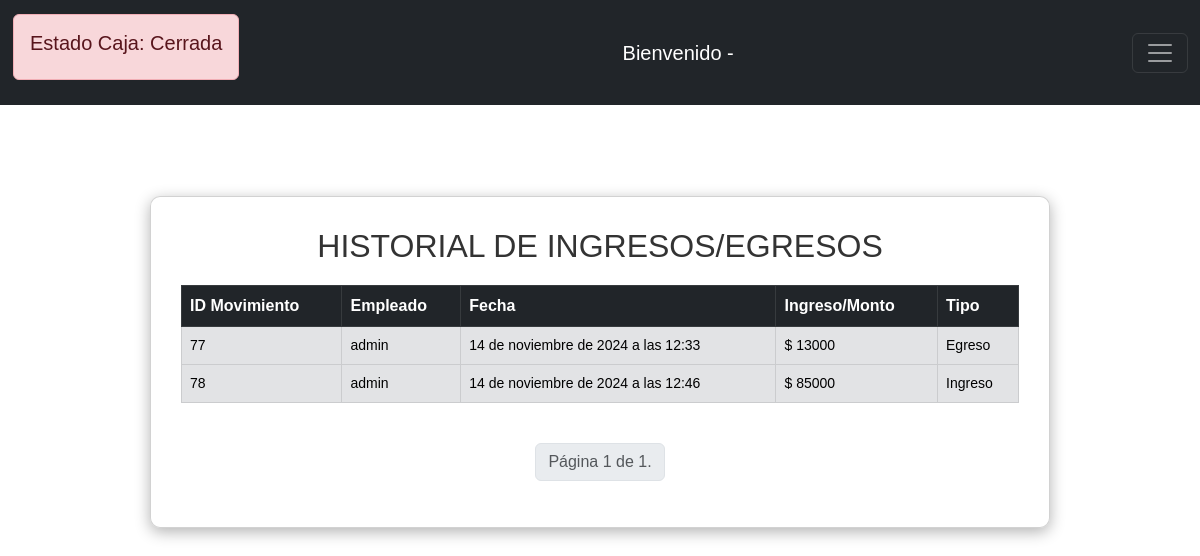
The page /historial_ingresos_egresos/ on the database its author committed.
### Caja/models.py (models this page shows)
class Dinero(models.Model):
    empleado=models.ForeignKey(Empleado,on_delete=models.CASCADE,null=True,blank=True)
    fecha_dinero=models.DateTimeField(default=datetime.now)
    ing_egre=models.IntegerField(verbose_name='Ingreso/Egreso')
    tipo_dinero=models.CharField(max_length=25, choices=Tipo_Dinero,default='')
    id_sesion=models.CharField(max_length=50,default='')

### Empleados/models.py (models this page shows, shortened)
class Empleado(AbstractUser):
    dni=models.IntegerField(null=True, blank=True, verbose_name="DNI")
    dirección=models.CharField(null=True, blank=True, max_length=150)
    telefono=models.IntegerField(null=True, blank=True)

### Matrix/views.py (the view)
# urls.py: path('historial_ingresos_egresos/', views.historial_ingresos_egresos,name='historial_ingresos_egresos'),
def historial_ingresos_egresos(request):
    ingresos_egresos=Dinero.objects.all().order_by('id')
    paginator=Paginator(ingresos_egresos,10)
    page_number=request.GET.get('page')
    page_obj= paginator.get_page(page_number)
    return render(request,'historial_ingresos_egresos.html',{'ingresos_egresos':ingresos_egresos,'page_obj':page_obj})

### templates/historial_ingresos_egresos.html (shortened to what this page needs)
{% extends 'menu.html' %}
{% load static %}
{% block extra_css %}
    <link rel="stylesheet" href="{% static 'css/historial_compras.css' %}">
{% endblock %}
{% block content %}
    <div class="contenedor card">
        <h2>HISTORIAL DE INGRESOS/EGRESOS</h2>
        <table class="table table-hover table-bordered">
            <tr class="table-dark">
                <th>ID Movimiento</th>
                <th>Empleado</th>
                <th>Fecha</th>
                <th>Ingreso/Monto</th>
                <th>Tipo</th>
            </tr>
            <tbody class="table-secondary">
                {% for ingreso_egreso in ingresos_egresos %}
                    <tr>
                        <td>{{ingreso_egreso.id}}</td>
                        <td>{{ingreso_egreso.empleado.username}}</td>
                        <td>{{ingreso_egreso.fecha_dinero}}</td>
                        <td>$ {{ingreso_egreso.ing_egre}}</td>
                        <td>{{ingreso_egreso.tipo_dinero}}</td>
                    </tr>
                {% endfor %}
            </tbody>
        </table>
        <div class="d-flex justify-content-center mt-4">
            <nav aria-label="Page navigation">
                <ul class="pagination">
                    <li class="page-item disabled">
                        <span class="page-link">Página {{ page_obj.number }} de {{ page_obj.paginator.num_pages }}.</span>
                    </li>
                </ul>
            </nav>
        </div>
    </div>
{% endblock %}

### static/css/menu.css (style rules this page uses)
nav { background-color: rgba(255, 255, 255, 0.9); }
body { font-family: 'Calibri', sans-serif; }

### static/css/historial_compras.css (style rules this page uses)
.contenedor { display: flex; justify-content: center; align-items: center; width: 100%; max-width: 900px; margin: 30px auto; }
body { background-color: white; }
.card { background-color: rgba(255, 255, 255, 0.7); border-radius: 10px; box-shadow: 0 4px 15px rgba(0, 0, 0, 0.3); padding: 30px; margin-top: 100px; transition: transform 0.3s; }
h2 { color: #333; text-align: center; margin-bottom: 20px; }
td { font-size: 14px; color: #333; }

### rows shown on the page
Dinero: id "77", empleado.username "admin", fecha_dinero "14 de noviembre de 2024 a las 12:33", ing_egre "13000", tipo_dinero "Egreso"
Dinero: id "78", empleado.username "admin", fecha_dinero "14 de noviembre de 2024 a las 12:46", ing_egre "85000", tipo_dinero "Ingreso"

### other values the page prints
{{ page_obj.number }} "1"
{{ page_obj.paginator.num_pages }} "1"
